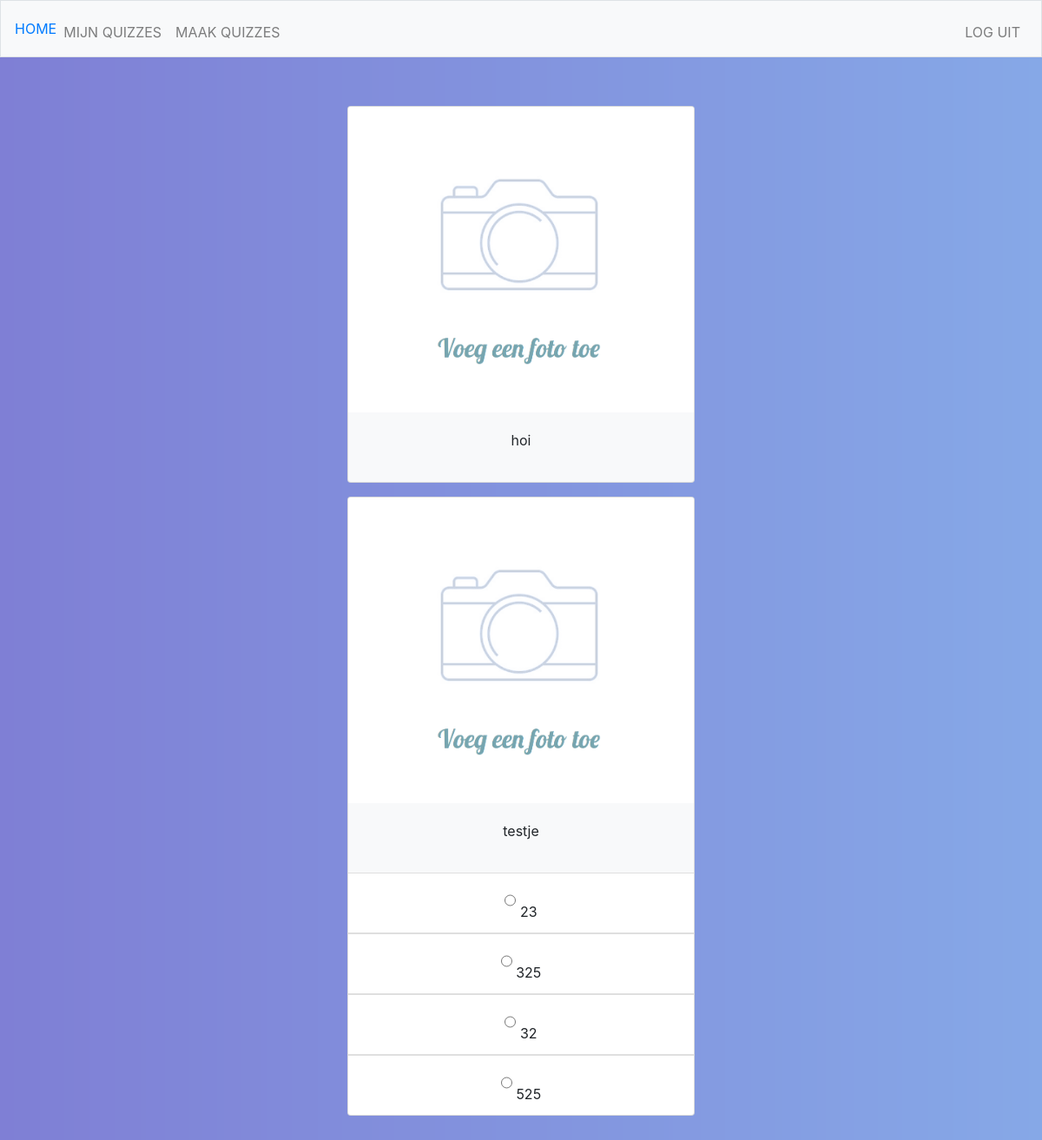
The page /vul_in?quiz_id=53 (signed in) on the database its author committed.
### tables this page shows
CREATE TABLE 'questions' ('question_id' integer PRIMARY KEY AUTOINCREMENT NOT NULL, 'quiz_id' integer NOT NULL, 'question'  varchar(255) NOT NULL  );

CREATE TABLE 'answers' ('answer_id' integer PRIMARY KEY AUTOINCREMENT NOT NULL,'quiz_id' integer NOT NULL, 'question_id'  integer NOT NULL  , 'answer'  varchar(255) NOT NULL  , 'correct'  boolean NOT NULL  );

### application.py (the view)
@app.route("/vul_in", methods=["GET"])
@login_required
def vul_in():
    quiz_id = request.args.get("quiz_id")
    questions = db.execute("SELECT * FROM questions WHERE quiz_id = :quiz_id", quiz_id = quiz_id)
    for question in questions:
        question_id = question["question_id"]
        answers = db.execute("SELECT * FROM answers WHERE question_id = :question_id", question_id=question_id)
    return render_template("vul_in.html", questions = questions, answers = answers)

### application.py (called while the page is built)
@app.after_request
def after_request(response):
    response.headers["Cache-Control"] = "no-cache, no-store, must-revalidate"
    response.headers["Expires"] = 0
    response.headers["Pragma"] = "no-cache"
    return response

### helpers.py (called while the page is built)
def login_required(f):
    @wraps(f)
    def decorated_function(*args, **kwargs):
        if session.get("user_id") is None:
            return redirect("/login")
        return f(*args, **kwargs)
    return decorated_function

### templates/vul_in.html (shortened to what this page needs)
{% extends "layout.html" %}
{% block main %}
<form action="" method="post">
{% for question in questions %}
<div class="container">
  <div class="row justify-content-center">
  <div class="card bg-light mb-3" style="width: 25rem;">
    <img class="card-img-top" src="static/Schermopname (89).png" alt="Voeg een foto toe" style="height: 22rem">
    <div class="card-body">
      <div class="form-group">
        {{question['question']}}
      </div>
    </div>
    {% for answer in answers %}
      {% if answer['question_id'] == question['question_id'] %}
        <ul class="list-group list-group-flush">
          <li class="list-group-item form group">
            <input type="radio" class="form-control" name="answer" value="answer"> {{answer['answer']}} </input>
          </li>
        </ul>
      {% endif %}
    {% endfor %}
  </div>
  </div>
</div>
{% endfor %}
</form>
{% endblock %}

### static/styles.css (style rules this page uses)
main .form-control { display: inline-block; width: auto; }
main img { max-width: 100%; }
body { background-image: url("Azur Lane.jpg"); background-repeat: no-repeat; background-size: cover; }

### rows shown on the page
questions: question "hoi"
questions: question "testje"
answers: answer "23"
answers: answer "325"
answers: answer "32"
answers: answer "525"
